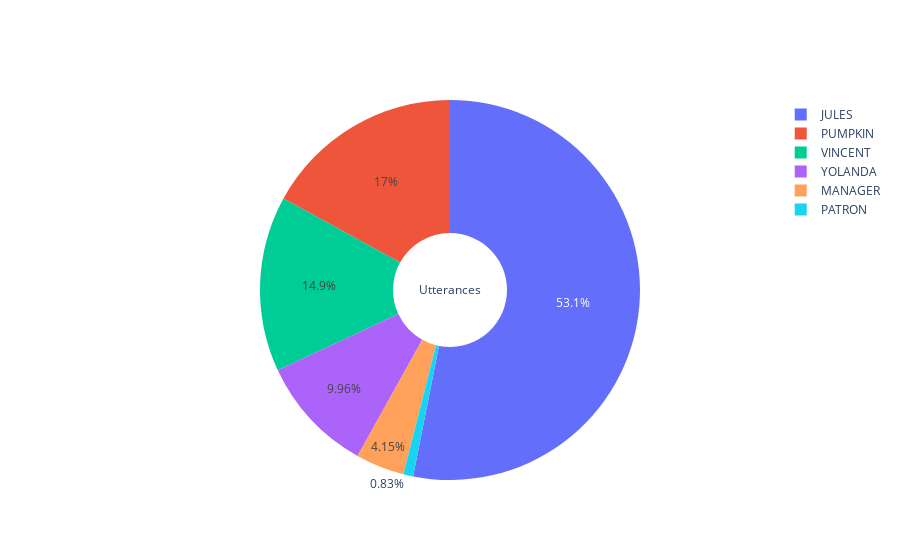
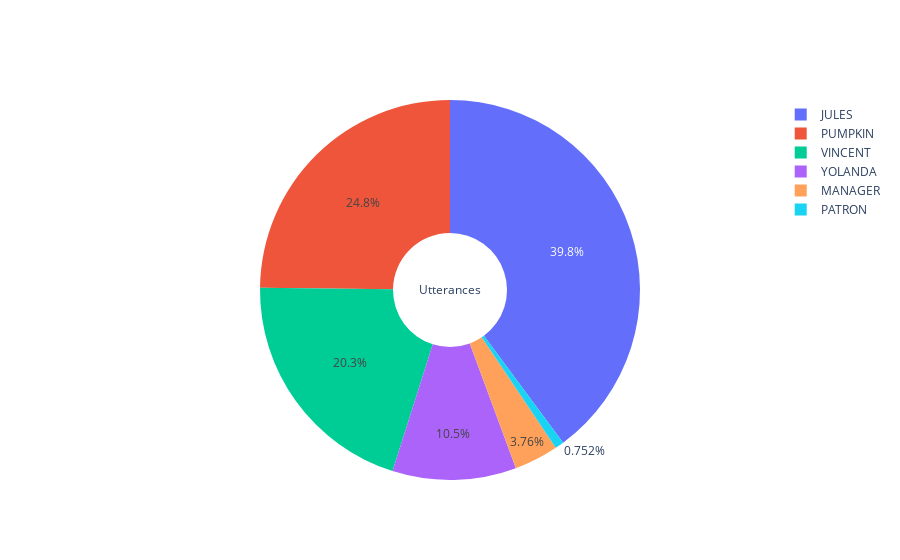

The notebook cell saved with these charts, in order:
### Code cell
import plotly.graph_objects as go


labels = df['Speaker']
values = df['Utterance_count']

# Use `hole` to create a donut-like pie chart
fig = go.Figure(data=[go.Pie(labels=labels, values=values,title="Utterances", hole=.3)] )
fig.show()

labels = df['Speaker']
values = df['Talk_turn_count']

# Use `hole` to create a donut-like pie chart
fig = go.Figure(data=[go.Pie(labels=labels, values=values,title="Utterances", hole=.3)] )
fig.show()

### Figure 1 — Plotly figure (JSON) as saved in the notebook; plotly's stock layout.template omitted (floating-point values rounded to 4 significant figures)
{"data": [{"hole": 0.3, "labels": ["VINCENT", "JULES", "PATRON", "PUMPKIN", "YOLANDA", "MANAGER"], "title": {"text": "Utterances"}, "type": "pie", "values": [36, 128, 2, 41, 24, 10]}], "layout": {"autosize": true}}

### Figure 2 — Plotly figure (JSON) as saved in the notebook; plotly's stock layout.template omitted (floating-point values rounded to 4 significant figures)
{"data": [{"hole": 0.3, "labels": ["VINCENT", "JULES", "PATRON", "PUMPKIN", "YOLANDA", "MANAGER"], "title": {"text": "Utterances"}, "type": "pie", "values": [27, 53, 1, 33, 14, 5]}], "layout": {"autosize": true}}
